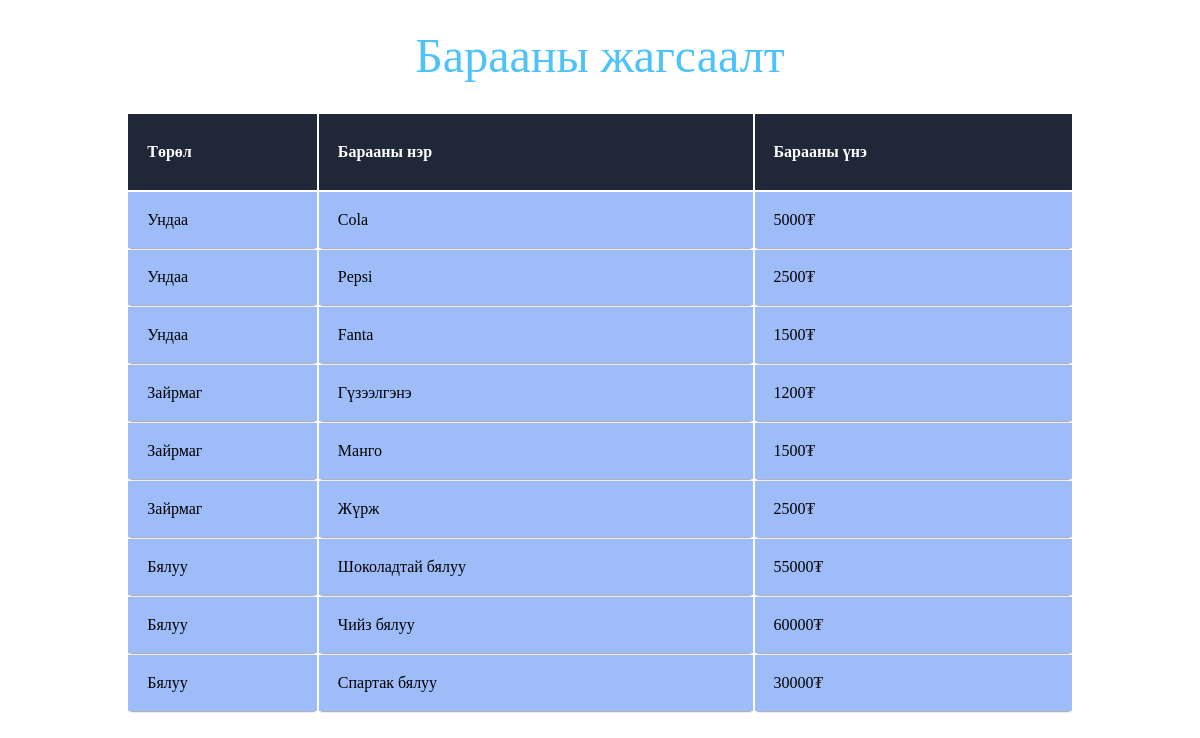
Before: / with the older database file.
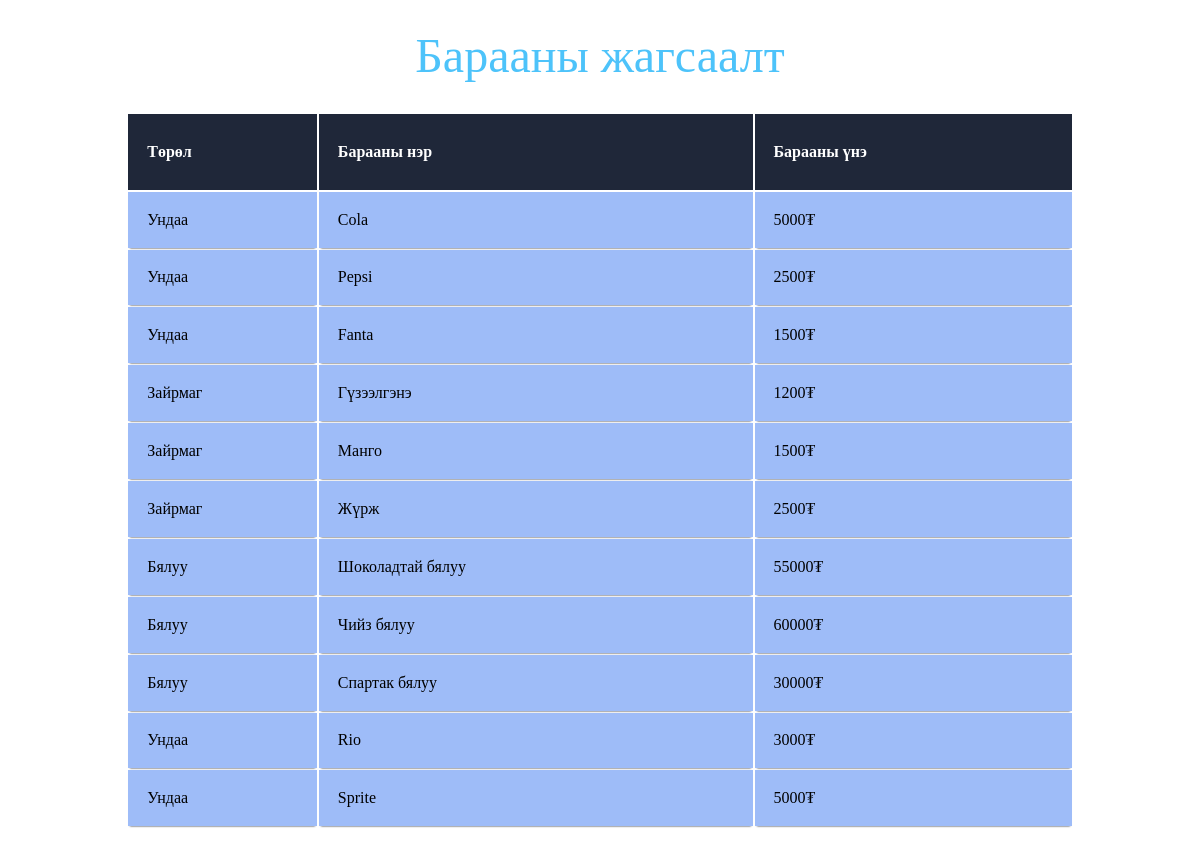
After: the same page with the newer database file.
### app1/models.py (models this page shows, shortened)
class Item(models.Model):
    name = models.CharField(max_length=256)
    price = models.IntegerField()
    category = models.ForeignKey(Category, related_name='cats', on_delete=models.CASCADE)

class Category(models.Model):
    name = models.CharField(max_length=256)

### app1/views.py (the view)
# urls.py: path('', views.index),
def index(request):
    item_list = Item.objects.all()
    category_list = Category.objects.all()
    item_dic = {'items': item_list,
                'categories': category_list }
    return render(request, 'index.html', context = item_dic)

### template/index.html (shortened to what this page needs)
<!DOCTYPE html>
<html lang="en">
<head>
</head>
<body>
        <h1>Барааны жагсаалт</h1>
        <table class="container" id="data-table">
          <thead>
            <tr>
              <th><h1>Төрөл</h1></th>
              <th><h1>Барааны нэр</h1></th>
              <th><h1>Барааны үнэ</h1></th>
            </tr>
          </thead>
          <tbody>
            {% for i in items %}
            <tr>
              <td>{{i.category.name}}</td>
              <td>{{i.name}}</td>
              <td>{{i.price}}₮</td>
            </tr>
            {% endfor %}
          </tbody>
        </table>
</body>
</html>

### template/index.html (style rules this page uses)
h1 { font-size:3em; font-weight: 300; line-height:1em; text-align: center; color: #4DC3FA; }
.container th h1 { font-weight: bold; font-size: 1em; text-align: left; color: white; }
.container td { font-weight: normal; font-size: 1em; -webkit-box-shadow: 0 2px 2px -2px #0E1119; -moz-box-shadow: 0 2px 2px -2px #0E1119; box-shadow: 0 2px 2px -2px #0E1119; }
.container { text-align: left; overflow: hidden; width: 80%; margin: 0 auto; display: table; padding: 0 0 8em 0; }
.container td, .container th { padding-bottom: 2%; padding-top: 2%; padding-left:2%; }
.container tr:nth-child(odd) { background-color: #9ebcf8; }
.container tr:nth-child(even) { background-color: #9ebcf8; }
.container th { background-color: #1F2739; }
.container td:first-child { color: black; }

Changed rows visible on the page:
added Item: category.name "Ундаа", name "Rio", price "3000"
added Item: category.name "Ундаа", name "Sprite", price "5000"
